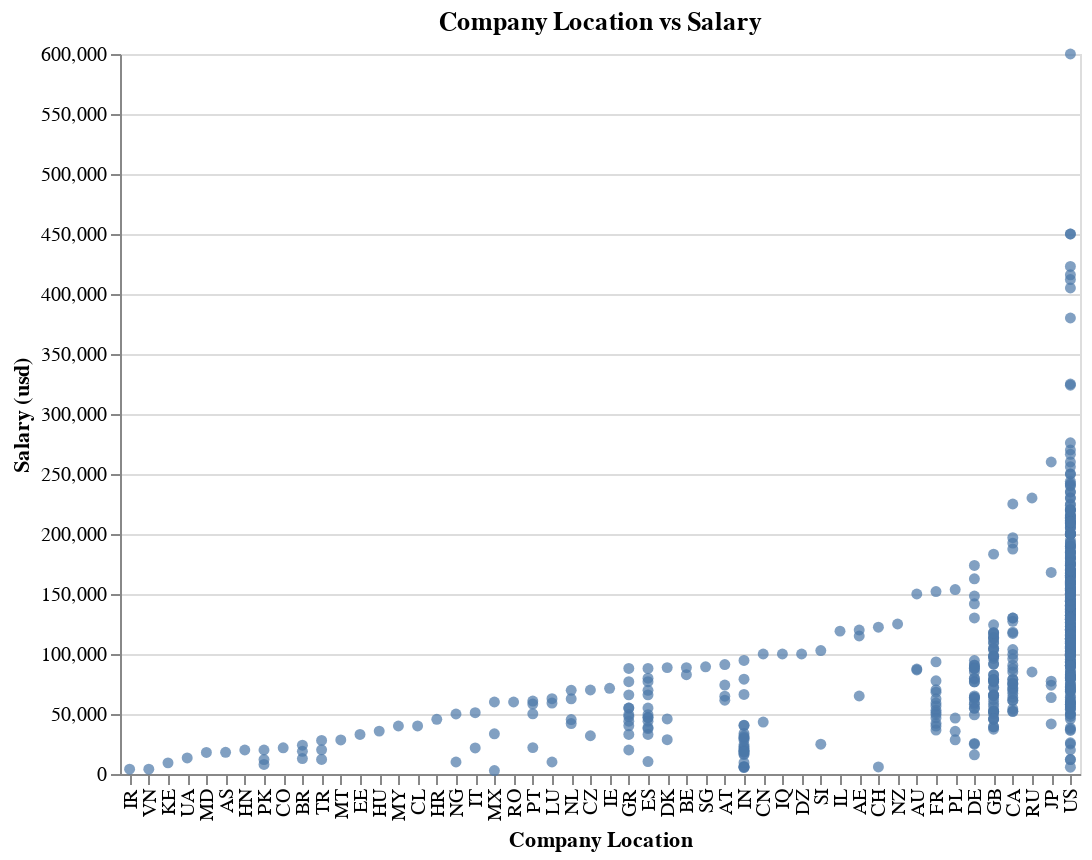

The notebook cell saved with this chart:
### Markdown cell above
### Company Location

### Code cell
#| echo: false

alt.Chart(data).mark_circle().encode(
    y=alt.Y(field="Salary (usd)", type="quantitative"),
    x=alt.X(field="Company Location", type="nominal", sort=sort_max_salary),
    tooltip=["Salary (usd)", "Job Title", "Employee Residence", "Number of Employees"]
).properties(height=HEIGHT*1.2, width=WIDTH*1.2, title="Company Location vs Salary")

### Figure 1 — Vega-Lite specification as saved in the notebook (floating-point values rounded to 4 significant figures; data arrays with more than 128 entries replaced by an {"elided": "..."} marker saying what was removed)
{"config": {"view": {"continuousWidth": 400, "continuousHeight": 300}}, "data": {"name": "data-dd6cf98015db17211f7550a598c2e4d4"}, "mark": "circle", "encoding": {"tooltip": [{"type": "quantitative", "field": "Salary (usd)"}, {"type": "nominal", "field": "Job Title"}, {"type": "nominal", "field": "Employee Residence"}, {"type": "nominal", "field": "Number of Employees"}], "x": {"type": "nominal", "field": "Company Location", "sort": {"field": "Salary (usd)", "op": "max"}}, "y": {"type": "quantitative", "field": "Salary (usd)"}}, "height": 360.0, "title": "Company Location vs Salary", "width": 480.0, "$schema": "https://vega.github.io/schema/vega-lite/v4.8.1.json", "datasets": {"data-dd6cf98015db17211f7550a598c2e4d4": {"elided": "607 records"}}}
